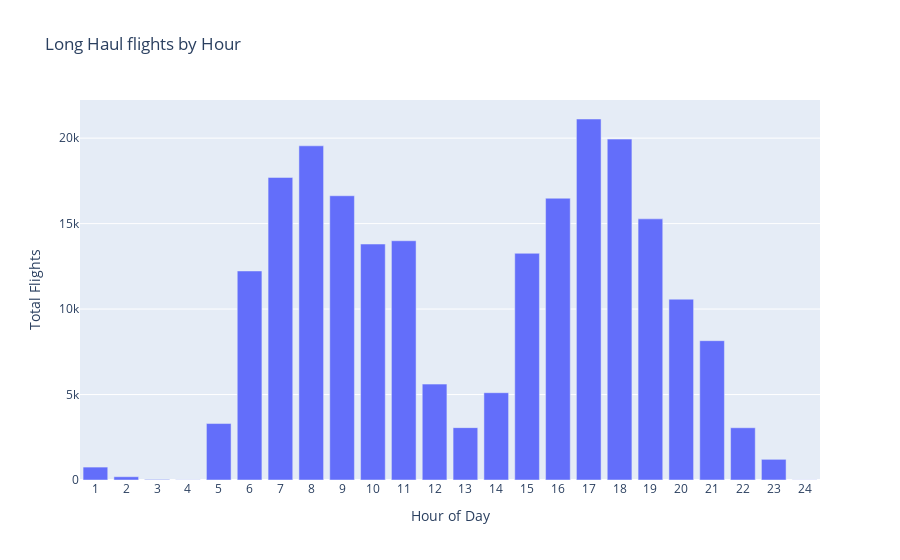

Write notebook code for a chart like this one.
### Code cell
# create the data
data = go.Bar(name='Medium Haul',x=df.index, y=df['long_haul']),


# create the layout
layout = go.Layout(
    title= 'Long Haul flights by Hour',
    xaxis=dict(
        title='Hour of Day',
        tickmode='linear'),
    yaxis=dict(title='Total Flights')
)

# create the figure
fig = go.Figure(data=data, layout=layout)
fig.show()

### Figure 1 — Plotly figure (JSON) as saved in the notebook; plotly's stock layout.template omitted (floating-point values rounded to 4 significant figures)
{"data": [{"name": "Medium Haul", "type": "bar", "x": ["", "1", "10", "11", "12", "13", "14", "15", "16", "17", "18", "19", "2", "20", "21", "22", "23", "24", "3", "4", "5", "6", "7", "8", "9"], "y": [458, 755, 13805, 13997, 5610, 3063, 5108, 13263, 16485, 21120, 19944, 15277, 192, 10578, 8151, 3057, 1210, 9, 34, 11, 3303, 12229, 17703, 19551, 16630]}], "layout": {"autosize": true, "title": {"text": "Long Haul flights by Hour"}, "xaxis": {"autorange": true, "range": [0.5, 24.5], "tickmode": "linear", "title": {"text": "Hour of Day"}, "type": "linear"}, "yaxis": {"autorange": true, "range": [0, 22230.0], "title": {"text": "Total Flights"}, "type": "linear"}}}
